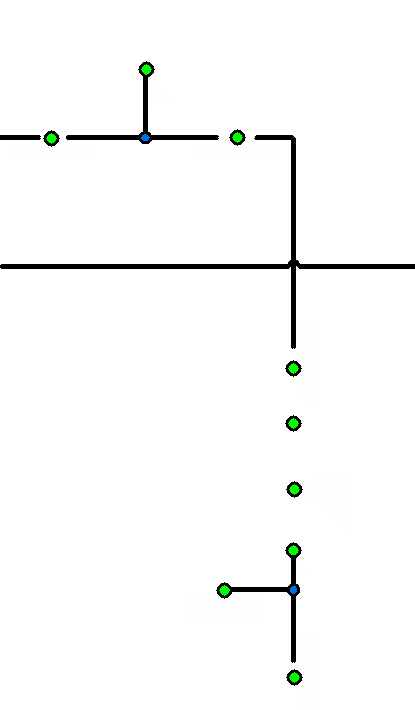
#> input picture app/artifacts/detect_lines_thicker.png, 415 x 710 px
$ python -i clean_img.py   (imports and definitions only)
#> lines starting #> are read from the running program, lines starting #| are printed output that depends on the picture; after the words box and inside, x2 and y2 are one past the last pixel; in counts of white or black regions, pixels touching at a corner belong together
### src/scripts/functions/global_functions/config_load.py
from pathlib import Path
import os
import sys
from dotenv import load_dotenv
from typing import Optional, Dict

def _resolve_from_base(val: Optional[str], base: Path, default: Optional[str] = None) -> Path:
    """
    Resolve a path string relative to `base` if it's not absolute.
    If `val` is None, use `default`.
    """
    s = val if val is not None else default
    if s is None:
        raise ValueError("Required path env var is missing and no default was provided.")
    p = Path(s)
    return (base / p).resolve() if not p.is_absolute() else p.resolve()

def load_config(env_path: Optional[str] = None) -> Dict[str, Path]:
    """
    Load environment variables and prepare project paths.
    """
    load_dotenv(dotenv_path=env_path)

    # Base directory (set this in your env to your repo root, or leave "." if you run from the repo root)
    base_dir = Path(os.getenv("BASE_DIR", ".")).resolve()

    outputs_dir    = _resolve_from_base(os.getenv("OUTPUTS_DIR"),    base_dir, default="app")
    detections_dir = _resolve_from_base(os.getenv("DETECTIONS_DIR"), base_dir, default="app/detections")
    artifacts_path = _resolve_from_base(os.getenv("ARTIFACTS_PATH"), base_dir, default="app/artifacts")
#> further down, picture is the input picture: shape (710, 415, 3); mean B, G, R 248.8, 249.4, 248.8
    image_path     = _resolve_from_base(os.getenv("IMAGE_PATH"),     base_dir)
    model_path     = _resolve_from_base(os.getenv("MODEL_PATH"),     base_dir)
    modules_root   = _resolve_from_base(os.getenv("MODULES_ROOT"),   base_dir, default="..")

    if str(modules_root) not in sys.path:
        sys.path.append(str(modules_root))

    outputs_dir.mkdir(parents=True, exist_ok=True)
    detections_dir.mkdir(parents=True, exist_ok=True)

    return {
        "BASE_DIR": base_dir,
        "OUTPUTS_DIR": outputs_dir,
        "DETECTIONS_DIR": detections_dir,
        "IMAGE_PATH": image_path,
        "MODULES_ROOT": modules_root,
        "MODEL_PATH": model_path,
        "ARTIFACTS_PATH": artifacts_path,
    }

### src/scripts/functions/line_functions/clean_img.py
import cv2
import os
import numpy as np
import pandas as pd
import ast
from pathlib import Path
from PIL import Image
from scripts.functions.global_functions.config_load import load_config
# [1 line that did not run here, left out]
# [1 line that did not run here, left out]

# [171 lines left out: functions clamp_box, pad_box, parse_ocr_bbox, process_image_cleaning, not called in this run]

def thicken_edges(
    img: np.ndarray,
    edge_method: str = "canny",
    canny_thresh1: int = 50,
    canny_thresh2: int = 150,
    dilation_kernel: tuple = (3, 3),
    dilation_iters: int = 1,
    overlay_color: tuple = (0, 0, 0)
) -> np.ndarray:
    """
    Detects edges in an image, thickens them using morphological dilation,
    overlays the thickened edges on the original image, and saves the result.

    Parameters
    ----------
    img_path : np.darray
        Image
    save_dir : str, optional
        Directory where the result will be saved. Default is 'artifacts/line_detection'.
    edge_method : str, optional
        Edge detection method ('canny' or 'adaptive'). Default is 'canny'.
    canny_thresh1 : int, optional
        Lower threshold for Canny edge detection. Default is 50.
    canny_thresh2 : int, optional
        Upper threshold for Canny edge detection. Default is 150.
    dilation_kernel : tuple, optional
        Size of the kernel used to thicken edges. Default is (3, 3).
    dilation_iters : int, optional
        Number of dilation iterations. Larger values produce thicker lines.
    overlay_color : tuple, optional
        BGR color used to overlay edges. Default is black (0, 0, 0).

    Returns
    -------
    np.ndarray
        Processed image (with thickened black edges).
    """
#> called with edge_method = 'canny', canny_thresh1 = 50, canny_thresh2 = 150, dilation_kernel = (3, 3), dilation_iters = 1, overlay_color = (0, 0, 0)
    # === Convert to grayscale ===
    gray = cv2.cvtColor(img, cv2.COLOR_BGR2GRAY)

    # === Detect edges ===
    if edge_method.lower() == "canny":
        edges = cv2.Canny(gray, canny_thresh1, canny_thresh2)
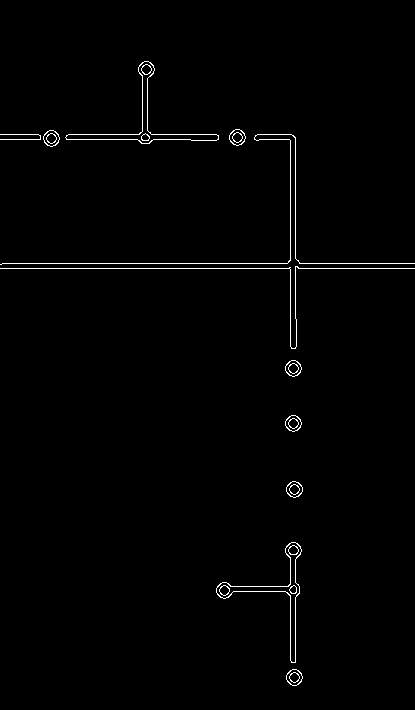
#> edges: shape (710, 415); 1% white in thin lines or dots, all inside (x1, y1, x2, y2) = (0, 61, 415, 686)
    elif edge_method.lower() == "adaptive":
        # Adaptive edge detection using local thresholding
        edges = cv2.adaptiveThreshold(
            gray, 255, cv2.ADAPTIVE_THRESH_MEAN_C, cv2.THRESH_BINARY_INV, 11, 3
        )
    else:
        raise ValueError("edge_method must be 'canny' or 'adaptive'")

    # === Thicken detected edges ===
    kernel = cv2.getStructuringElement(cv2.MORPH_ELLIPSE, dilation_kernel)
    thick_edges = cv2.dilate(edges, kernel, iterations=dilation_iters)
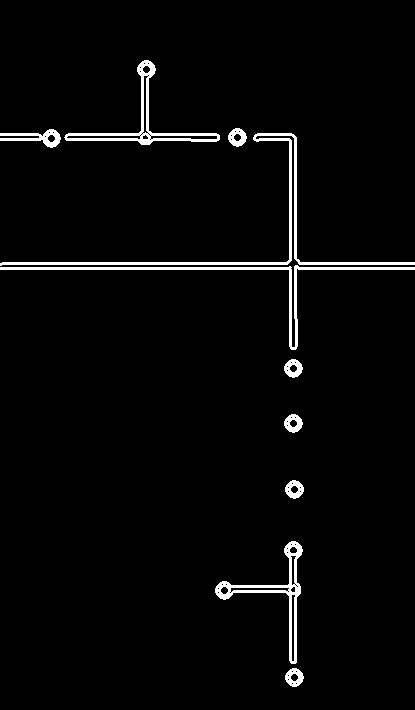
#> thick_edges: shape (710, 415); 2.9% white; 10 white regions, largest, box (x1, y1, x2, y2) and area: (0, 133, 415, 266) 2198, (0, 265, 415, 350) 1728, (64, 60, 220, 145) 1525

    # === Overlay thickened edges on original image ===
    thickened_img = img.copy()
    thickened_img[thick_edges > 0] = overlay_color
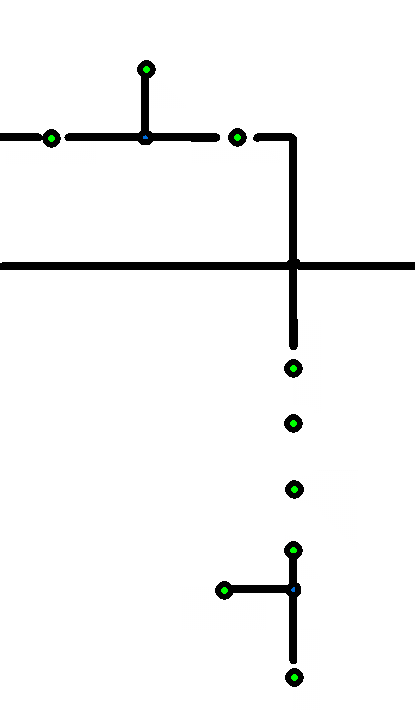
#> thickened_img: shape (710, 415, 3); 1.46% of pixels changed, all inside (x1, y1, x2, y2) = (0, 60, 415, 687)

    # === Save output ===
#> (the run stopped early here; a loop or call above may not have finished)
